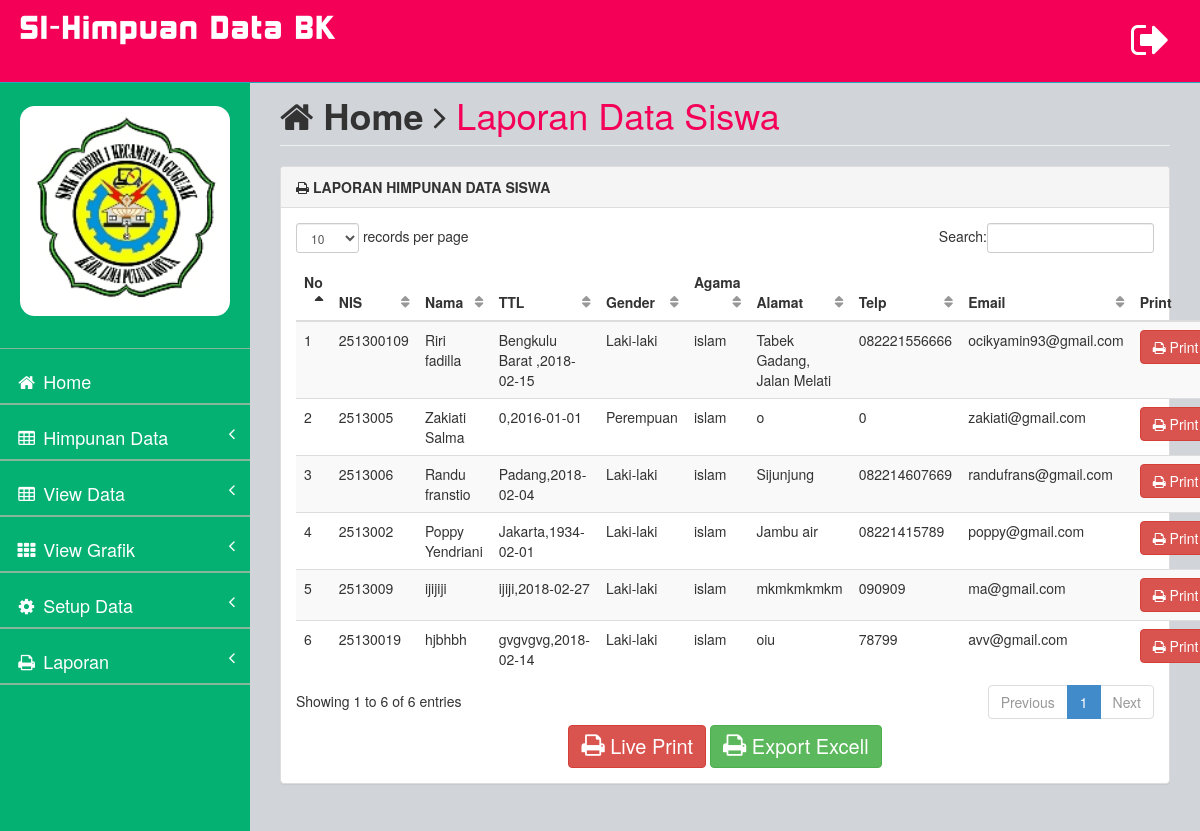
Page /_admin?page=laporan (signed in) on the committed database.
### tables this page shows
CREATE TABLE `data_siswa` (
  `id_siswa` int(5) NOT NULL,
  `nis` int(11) NOT NULL,
  `nama_siswa` varchar(20) NOT NULL,
  `namap` varchar(50) NOT NULL,
  `kelamin` varchar(15) NOT NULL,
  `tpl` varchar(100) NOT NULL,
  `tgl` date NOT NULL,
  `agama` varchar(100) NOT NULL,
  `warga` varchar(100) NOT NULL,
  `suku` varchar(100) NOT NULL,
  `t_skl` varchar(100) NOT NULL,
  `pindahan` varchar(100) NOT NULL,
  `anakke` varchar(100) NOT NULL,
  `bhs` varchar(100) NOT NULL,
  `alamat_siswa` text NOT NULL,
  `telpon_siswa` varchar(12) NOT NULL,
  `email` varchar(100) NOT NULL,
  `username` varchar(20) NOT NULL,
  `password` varchar(100) NOT NULL,
  `tinggal_siswa` varchar(100) NOT NULL,
  `jarak` varchar(100) NOT NULL,
  `berangkat` varchar(100) NOT NULL,
  `kendaraan` varchar(100) NOT NULL,
  `kondisilmp` varchar(100) NOT NULL,
  `kondisirmh` varchar(100) NOT NULL,
  `ruangtidur` varchar(100) NOT NULL,
  `lingkungan` varchar(100) NOT NULL
);

### Laporan/laporan_siswa.php (the view, shortened to what this page needs)
<div class="row">
                <div class="col-lg-12">
                    <h1 class="page-header"><i class="fa fa-home"></i> <b>Home</b> <i class="fa fa-angle-right"></i> <font color="#f50057"> Laporan Data Siswa</font></h1>
                </div>
            </div>
            <div class="row">
                <div class="col-lg-12">
                    <div class="panel panel-default">
                        <div class="panel-heading">
                             <b><i class="fa fa-print"></i> LAPORAN HIMPUNAN DATA SISWA</b>
                        </div>
                           <div class="table-responsive">
                        <div class="panel-body">
                            <div class="table-responsive">
                                <table class="table table-striped table-hover" id="dataTables-example">
                                    <thead>
                                        <tr>
                                            <th>No</th>
                                            <th>NIS</th>
                                            <th>Nama</th>
                                            <th>TTL</th>
                                            <th>Gender</th>
                                            <th>Agama</th>
                                            <th>Alamat</th>
                                            <th>Telp</th>
                                            <th>Email</th>
                                            <th>Print</th>
                                        </tr>
                                    </thead>
                                    <tbody>
                                        <?php
                                        $sql = mysql_query("select * from data_siswa") or die (mysql_error());
                                        $no=1;
                                        while ($data = mysql_fetch_array($sql)){
                                        ?>
                                        <tr class="odd gradeX">
                                            <td><?php echo $no++; ?></td>
                                            <td><?php echo $data['nis']; ?></td>
                                            <td><?php echo $data['nama_siswa']; ?></td>
                                            <td><?php echo $data['tpl']; ?>,<?php echo $data['tgl']; ?></td>
                                            <td><?php echo $data['kelamin']; ?></td>
                                            <td><?php echo $data['agama']; ?></td>
                                            <td><?php echo $data['alamat_siswa']; ?></td>
                                            <td><?php echo $data['telpon_siswa']; ?></td>
                                            <td><?php echo $data['email']; ?></td>
                                            <td>
                                            <a href="../Laporan/detail_siswa.php?kdsis=<?php echo $data['id_siswa']; ?> "><button type="" class="btn btn-danger"><i class="fa fa-print"></i> Print</button></a>
                                            </td>
                                        </tr>
                                        <?php } ?>
                                    </tbody>
                                </table>
                            </div>
                             <center>
                                 <a class="btn btn-danger" href="../Laporan/data_siswa.php" style="font-size: 20px;"><i class="fa fa-print" style="font-size: 25px;"></i> Live Print</a>
                                 <a class="btn btn-success" href="../Laporan/data_siswaex.php" style="font-size: 20px;"><i class="fa fa-print" style="font-size: 25px;"></i> Export Excell</a>
                             </center>
                        </div>
                    </div>
                </div>
            </div>

### assets/css/style.css (style rules this page uses)
body { background-color: #f8f8f8; }
table.dataTable thead .sorting, table.dataTable thead .sorting_asc:after, table.dataTable thead .sorting_desc, table.dataTable thead .sorting_asc_disabled, table.dataTable thead .sorting_desc_disabled { background: transparent; }
table.dataTable thead .sorting_asc:after { content: "\f0de"; float: right; font-family: fontawesome; }
table.dataTable thead .sorting:after { content: "\f0dc"; float: right; font-family: fontawesome; color: rgba(50,50,50,.5); }

### rows in the picture
data_siswa: nis "251300109", nama_siswa "Riri fadilla", tpl "Bengkulu Barat", tgl "2018-02-15", kelamin "Laki-laki", agama "islam", alamat_siswa "Tabek Gadang, Jalan Melati", telpon_siswa "082221556666", email "ocikyamin93@gmail.com"
data_siswa: nis "2513005", nama_siswa "Zakiati Salma", tpl "0", tgl "2016-01-01", kelamin "Perempuan", agama "islam", alamat_siswa "o", telpon_siswa "0", email "zakiati@gmail.com"
data_siswa: nis "2513006", nama_siswa "Randu franstio", tpl "Padang", tgl "2018-02-04", kelamin "Laki-laki", agama "islam", alamat_siswa "Sijunjung", telpon_siswa "082214607669", email "randufrans@gmail.com"
data_siswa: nis "2513002", nama_siswa "Poppy Yendriani", tpl "Jakarta", tgl "1934-02-01", kelamin "Laki-laki", agama "islam", alamat_siswa "Jambu air", telpon_siswa "08221415789", email "poppy@gmail.com"
data_siswa: nis "2513009", nama_siswa "ijijiji", tpl "ijiji", tgl "2018-02-27", kelamin "Laki-laki", agama "islam", alamat_siswa "mkmkmkmkm", telpon_siswa "090909", email "ma@gmail.com"
data_siswa: nis "25130019", nama_siswa "hjbhbh", tpl "gvgvgvg", tgl "2018-02-14", kelamin "Laki-laki", agama "islam", alamat_siswa "oiu", telpon_siswa "78799", email "avv@gmail.com"
